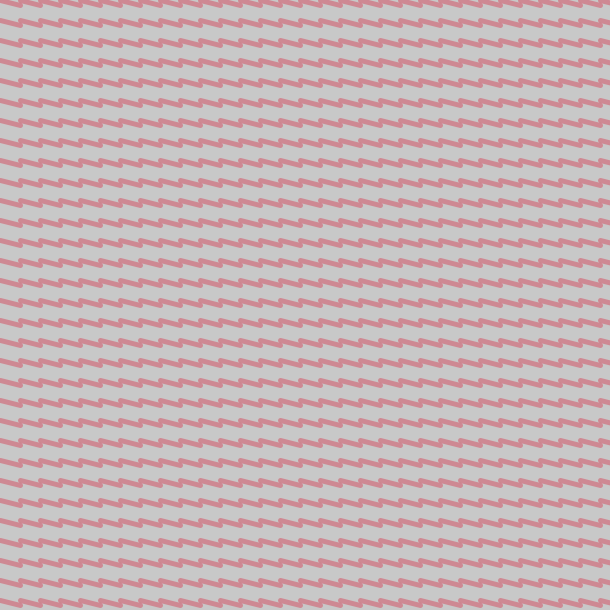
Frame 1 (no input)
Frame 60 (the mouse pressed at the canvas centre just before this capture): identical to frame 1, image omitted
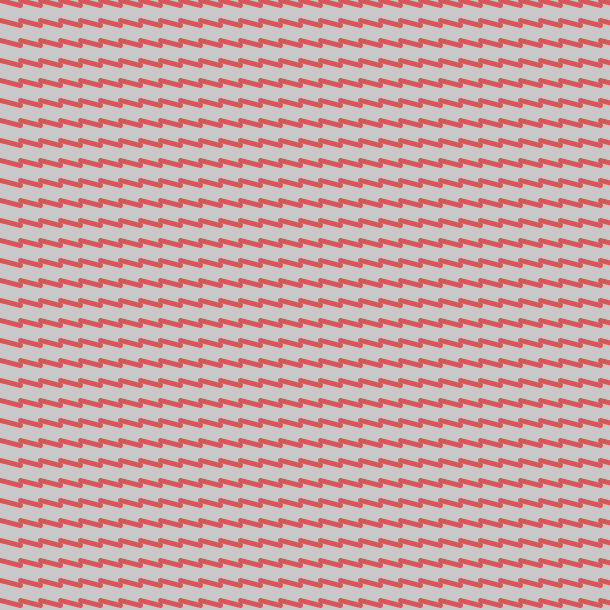
Frame 120 (the mouse held since frame 60 and released just before this capture)

The Processing sketch that drew these frames (run headless with seeded random() and noise(); from frame 60 on, the mouse is pressed at the canvas centre):

// Processing sketch: processing_87780
// ── processing_87780.pde

void setup() {
  size(610, 610);
  smooth();
  strokeCap(ROUND);
  strokeWeight(5);
}

void draw() {

  float a = map(mouseX, 0, width, 0, 55);
  float b = map(mouseX, 0, width, 80, 255);


  stroke(220, a, 31, b);
  background(200);


  for (float i=0; i<width; i+=20) {
    for (float j=0; j<height; j+=20) {
      line(i, j, i+20, j+5);
    }
  }
}
